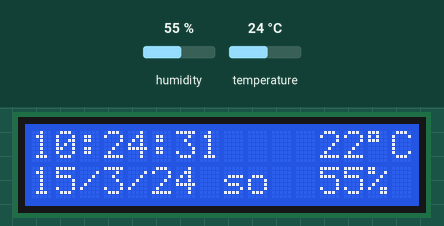
Recording of a sketch running on a simulated Arduino Uno, built with avr-gcc and run on an emulated ATmega328P. Parts: 16×2 character LCD. Wiring (inferred from the names in the program): DS3231 clock at I2C address 0x68. The test bench sets the inputs (shaded band); at power-on: humidity 55 %, temperature 24 °C. The local clock reads 2024-03-15 10:24:30 at power-on unless the sketch sets it.

Above: at 1.2 s.
1.3 s: humidity set to 22 %
At 2.8 s:
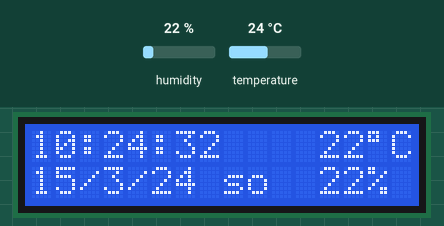
3.6 s: temperature set to 12 °C
At 4.8 s:
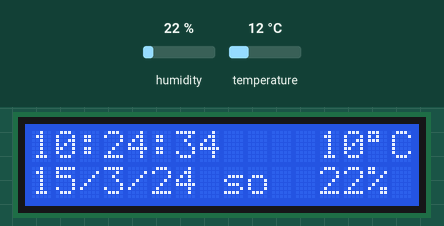
5.6 s: humidity set to 40 %
At 6.8 s:
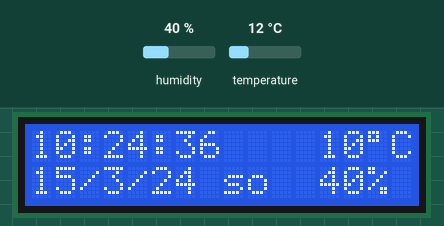
7.6 s: temperature set to 19 °C
At 9.9 s:
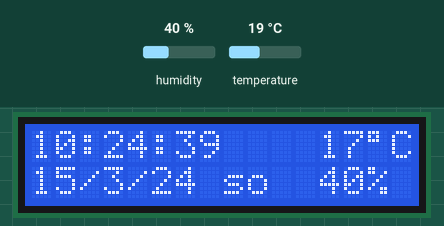
Timing chart, 0 to 10.6 s (numbered marks = the images above; inputs shaded):
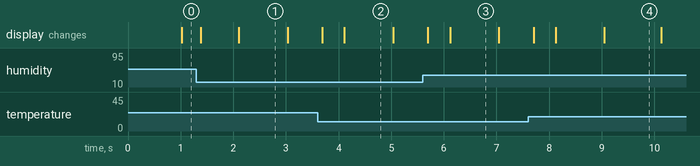

The sketch:

LCD_I2C_RTC_DHT11.ino
```cpp
//hodiny s teploměrem na lcd
#include <DHT11.h>
#include <Wire.h>
#include <LCD.h>
#include <LiquidCrystal_I2C.h>

#define DS3231_I2C_ADDRESS 0x68

byte ut[8] = {
  0b00010,
  0b00100,
  0b10001,
  0b10001,
  0b10001,
  0b10011,
  0b01101,
  0b00000
};

byte ct[8] = {
  0b01010,
  0b00100,
  0b01110,
  0b10000,
  0b10000,
  0b10001,
  0b01110,
  0b00000
};

byte pa[8] = {
  0b00010,
  0b00100,
  0b01110,
  0b00001,
  0b01111,
  0b10001,
  0b01111,
  0b00000
};

byte decToBcd(byte val){
    return( (val/10*16) + (val%10) );
}

// Convert binary coded decimal to normal decimal numbers
byte bcdToDec(byte val){
    return( (val/16*10) + (val%16) );
}

LiquidCrystal_I2C  lcd(0x27,2,1,0,4,5,6,7); // 0x27 is the I2C bus address for an unmodified backpack

int pin=4;
DHT11 dht11(pin);

void setup()
{
  Wire.begin();
  lcd.begin(16,2);
  lcd.setBacklightPin(3,POSITIVE);
  lcd.setBacklight(HIGH);
  lcd.createChar(0, ut);
  lcd.createChar(1, ct);
  lcd.createChar(2, pa);
  lcd.clear();
  // create a new character

}

void readDS3231time(byte *second, byte *minute, byte *hour, byte *dayOfWeek, byte *dayOfMonth, byte *month, byte *year){
    Wire.beginTransmission(DS3231_I2C_ADDRESS);
    Wire.write(0); // set DS3231 register pointer to 00h
    Wire.endTransmission();
    Wire.requestFrom(DS3231_I2C_ADDRESS, 7);
    // request seven bytes of data from DS3231 starting from register 00h
    *second = bcdToDec(Wire.read() & 0x7f);
    *minute = bcdToDec(Wire.read());
    *hour = bcdToDec(Wire.read() & 0x3f);
    *dayOfWeek = bcdToDec(Wire.read());
    *dayOfMonth = bcdToDec(Wire.read());
    *month = bcdToDec(Wire.read());
    *year = bcdToDec(Wire.read());
}

void displayTime(){
    byte second, minute, hour, dayOfWeek, dayOfMonth, month, year;
    // retrieve data from DS3231
    readDS3231time(&second, &minute, &hour, &dayOfWeek, &dayOfMonth, &month, &year);
    // send it to the serial monitor
    lcd.home();
    lcd.print(hour, DEC);
    // convert the byte variable to a decimal number when displayed
    lcd.print(":");
    if (minute<10){
        lcd.print("0");
    }
    lcd.print(minute, DEC);
    lcd.print(":");
    if (second<10){
        lcd.print("0");
    }
    lcd.print(second, DEC);
    lcd.setCursor(0,1);
    lcd.print(dayOfMonth, DEC);
    lcd.print("/");
    lcd.print(month, DEC);
    lcd.print("/");
    lcd.print(year, DEC);
    lcd.print(" ");
    switch(dayOfWeek){
        case 1:
            lcd.print("po");
            break;
        case 2:
            lcd.write(byte(0));
            lcd.print("t");
            break;
        case 3:
            lcd.print("st");
            break;
        case 4:
            lcd.write(byte(1));
            lcd.print("t");
            break;
        case 5:
            lcd.print("p");
            lcd.write(byte(2));
            break;
        case 6:
            lcd.print("so");
            break;
        case 7:
            lcd.print("ne");
            break;
    }
}

void dhtToLCD()
{
  int err;
  float temp, humi;
  if((err=dht11.read(humi, temp))==0)
  {
    int hum = (int) humi;
    int tem = (int) temp-1.5;
    String vlh = String(hum);
    String tep = String(tem);
    lcd.setCursor (12,0);        // go to start of 2nd line
    lcd.print(tep);
    lcd.print((char)223);
    lcd.print("C ");
    lcd.setCursor(12,1);
    lcd.print(vlh);
    lcd.print("%");
  }

}

void loop()
{
  displayTime();
  dhtToLCD();
  delay(100);
}
```

Measured:
- what the display in image 1 shows lasts 0.9 s, from 2.1 s to 3.0 s
- what the display in image 4 shows lasts 1.1 s, from 9.0 s to 10.1 s
